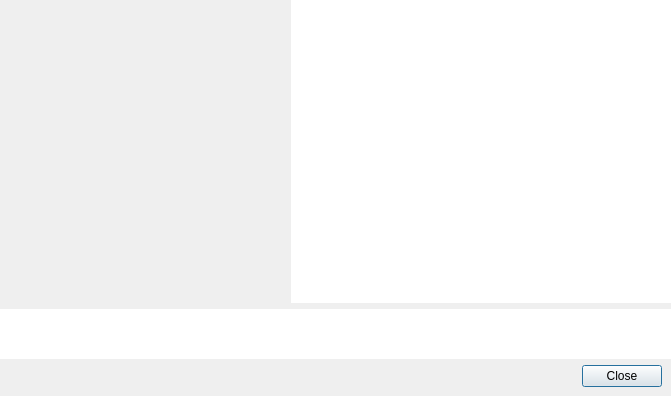
<?xml version="1.0" encoding="UTF-8"?>
<ui version="4.0">
 <class>qCjyxAboutDialog</class>
 <widget class="QDialog" name="qCjyxAboutDialog">
  <property name="geometry">
   <rect>
    <x>0</x>
    <y>0</y>
    <width>671</width>
    <height>396</height>
   </rect>
  </property>
  <property name="sizePolicy">
   <sizepolicy hsizetype="Preferred" vsizetype="Preferred">
    <horstretch>0</horstretch>
    <verstretch>0</verstretch>
   </sizepolicy>
  </property>
  <property name="windowTitle">
   <string>About 3D Cjyx</string>
  </property>
  <layout class="QGridLayout" name="gridLayout" columnstretch="1,1,0">
   <property name="margin">
    <number>0</number>
   </property>
   <item row="2" column="0" colspan="3">
    <widget class="QTextBrowser" name="CjyxLinksTextBrowser">
     <property name="sizePolicy">
      <sizepolicy hsizetype="Minimum" vsizetype="Preferred">
       <horstretch>0</horstretch>
       <verstretch>0</verstretch>
      </sizepolicy>
     </property>
     <property name="maximumSize">
      <size>
       <width>16777215</width>
       <height>50</height>
      </size>
     </property>
     <property name="frameShape">
      <enum>QFrame::NoFrame</enum>
     </property>
     <property name="verticalScrollBarPolicy">
      <enum>Qt::ScrollBarAlwaysOff</enum>
     </property>
     <property name="horizontalScrollBarPolicy">
      <enum>Qt::ScrollBarAlwaysOff</enum>
     </property>
     <property name="textInteractionFlags">
      <set>Qt::LinksAccessibleByKeyboard|Qt::LinksAccessibleByMouse</set>
     </property>
     <property name="openExternalLinks">
      <bool>true</bool>
     </property>
    </widget>
   </item>
   <item row="0" column="1" colspan="2">
    <widget class="QTextBrowser" name="CreditsTextBrowser">
     <property name="sizePolicy">
      <sizepolicy hsizetype="Expanding" vsizetype="MinimumExpanding">
       <horstretch>0</horstretch>
       <verstretch>0</verstretch>
      </sizepolicy>
     </property>
     <property name="frameShape">
      <enum>QFrame::NoFrame</enum>
     </property>
     <property name="lineWidth">
      <number>0</number>
     </property>
     <property name="verticalScrollBarPolicy">
      <enum>Qt::ScrollBarAsNeeded</enum>
     </property>
     <property name="horizontalScrollBarPolicy">
      <enum>Qt::ScrollBarAsNeeded</enum>
     </property>
     <property name="readOnly">
      <bool>true</bool>
     </property>
     <property name="openExternalLinks">
      <bool>true</bool>
     </property>
    </widget>
   </item>
   <item row="0" column="0">
    <widget class="ctkThumbnailLabel" name="CjyxLabel">
     <property name="minimumSize">
      <size>
       <width>256</width>
       <height>0</height>
      </size>
     </property>
     <property name="textPosition">
      <set>Qt::AlignCenter</set>
     </property>
     <property name="transformationMode">
      <enum>Qt::SmoothTransformation</enum>
     </property>
     <property name="selectedColor">
      <color alpha="0">
       <red>255</red>
       <green>255</green>
       <blue>255</blue>
      </color>
     </property>
    </widget>
   </item>
   <item row="3" column="2">
    <widget class="QWidget" name="ButtonBoxWidget" native="true">
     <layout class="QHBoxLayout" name="ButtonBoxlLayout">
      <property name="leftMargin">
       <number>0</number>
      </property>
      <property name="topMargin">
       <number>0</number>
      </property>
      <item>
       <widget class="QDialogButtonBox" name="ButtonBox">
        <property name="standardButtons">
         <set>QDialogButtonBox::Close</set>
        </property>
       </widget>
      </item>
     </layout>
    </widget>
   </item>
  </layout>
 </widget>
 <customwidgets>
  <customwidget>
   <class>ctkThumbnailLabel</class>
   <extends>QWidget</extends>
   <header>ctkThumbnailLabel.h</header>
  </customwidget>
 </customwidgets>
 <connections/>
</ui>
